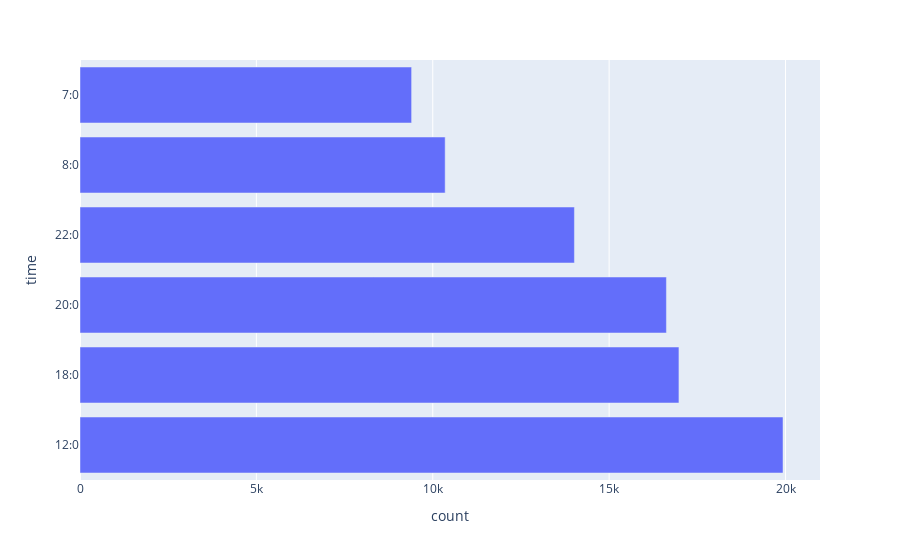

Write notebook code for a chart like this one.
### Code cell
draw_bar_chart('time', horizontal=True)

### Figure 1 — Plotly figure (JSON) as saved in the notebook; plotly's stock layout.template omitted (floating-point values rounded to 4 significant figures)
{"data": [{"alignmentgroup": "True", "hovertemplate": "count=%{x}<br>time=%{y}<extra></extra>", "legendgroup": "", "marker": {"color": "#636efa", "pattern": {"shape": ""}}, "name": "", "offsetgroup": "", "orientation": "h", "showlegend": false, "textposition": "auto", "type": "bar", "x": [19929, 16979, 16624, 14016, 10352, 9401], "xaxis": "x", "y": ["12:0", "18:0", "20:0", "22:0", "8:0", "7:0"], "yaxis": "y"}], "layout": {"barmode": "relative", "legend": {"tracegroupgap": 0}, "margin": {"t": 60}, "xaxis": {"anchor": "y", "domain": [0, 1], "title": {"text": "count"}}, "yaxis": {"anchor": "x", "domain": [0, 1], "title": {"text": "time"}}}}
